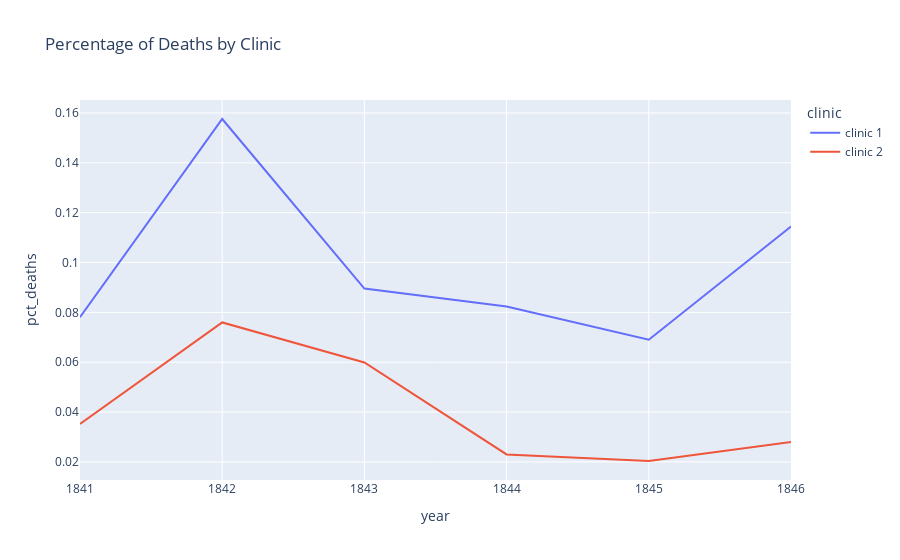

The cell this chart's notebook holds for it:
### Markdown cell above
### Plotting the Proportion of Yearly Deaths by Clinic

### Code cell
fig = px.line(df_yearly, x="year", y="pct_deaths", color="clinic",title='Percentage of Deaths by Clinic')

fig.show()

### Figure 1 — Plotly figure (JSON) as saved in the notebook; plotly's stock layout.template omitted (floating-point values rounded to 4 significant figures)
{"data": [{"hovertemplate": "clinic=clinic 1<br>year=%{x}<br>pct_deaths=%{y}<extra></extra>", "legendgroup": "clinic 1", "line": {"color": "#636efa", "dash": "solid"}, "marker": {"symbol": "circle"}, "mode": "lines", "name": "clinic 1", "orientation": "v", "showlegend": true, "type": "scatter", "x": [1841, 1842, 1843, 1844, 1845, 1846], "xaxis": "x", "y": [0.07806, 0.1576, 0.08954, 0.08236, 0.06901, 0.1145], "yaxis": "y"}, {"hovertemplate": "clinic=clinic 2<br>year=%{x}<br>pct_deaths=%{y}<extra></extra>", "legendgroup": "clinic 2", "line": {"color": "#EF553B", "dash": "solid"}, "marker": {"symbol": "circle"}, "mode": "lines", "name": "clinic 2", "orientation": "v", "showlegend": true, "type": "scatter", "x": [1841, 1842, 1843, 1844, 1845, 1846], "xaxis": "x", "y": [0.03522, 0.07597, 0.05988, 0.023, 0.02036, 0.02797], "yaxis": "y"}], "layout": {"autosize": true, "legend": {"title": {"text": "clinic"}, "tracegroupgap": 0}, "title": {"text": "Percentage of Deaths by Clinic"}, "xaxis": {"anchor": "y", "autorange": true, "domain": [0, 1], "range": [1841, 1846], "title": {"text": "year"}, "type": "linear"}, "yaxis": {"anchor": "x", "autorange": true, "domain": [0, 1], "range": [0.01274, 0.1652], "title": {"text": "pct_deaths"}, "type": "linear"}}}
